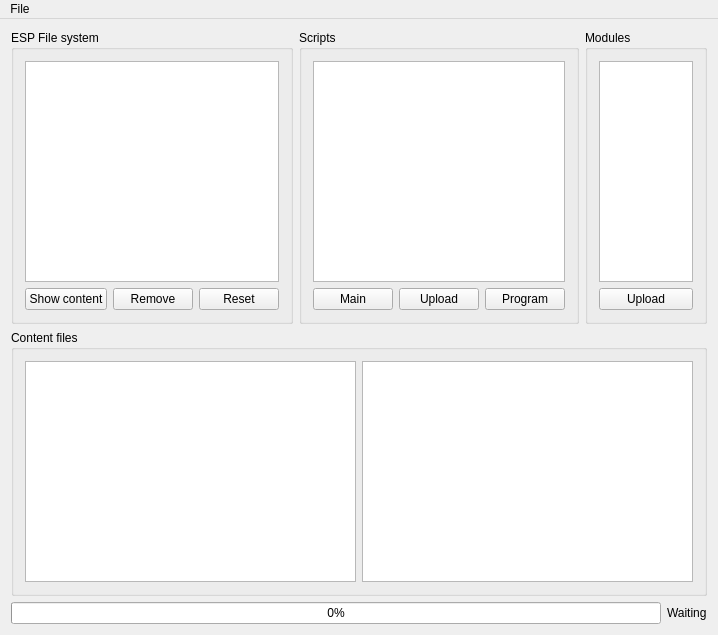
<?xml version="1.0" encoding="UTF-8"?>
<ui version="4.0">
 <class>MainWindow</class>
 <widget class="QMainWindow" name="MainWindow">
  <property name="geometry">
   <rect>
    <x>0</x>
    <y>0</y>
    <width>718</width>
    <height>635</height>
   </rect>
  </property>
  <property name="windowTitle">
   <string>MainWindow</string>
  </property>
  <property name="windowIcon">
   <iconset resource="icons.qrc">
    <normaloff>:/Icons/Icons/file.ico</normaloff>:/Icons/Icons/file.ico</iconset>
  </property>
  <widget class="QWidget" name="centralWidget">
   <layout class="QVBoxLayout" name="verticalLayout_8">
    <item>
     <layout class="QVBoxLayout" name="verticalLayout_7">
      <item>
       <layout class="QHBoxLayout" name="horizontalLayout_4">
        <item>
         <widget class="QGroupBox" name="groupBox">
          <property name="title">
           <string>ESP File system</string>
          </property>
          <layout class="QHBoxLayout" name="horizontalLayout_2">
           <item>
            <layout class="QVBoxLayout" name="verticalLayout">
             <item>
              <widget class="QListWidget" name="listFilesESP"/>
             </item>
             <item>
              <layout class="QHBoxLayout" name="horizontalLayout">
               <item>
                <widget class="QPushButton" name="btnContent">
                 <property name="text">
                  <string>Show content</string>
                 </property>
                </widget>
               </item>
               <item>
                <widget class="QPushButton" name="btnRemove">
                 <property name="text">
                  <string>Remove</string>
                 </property>
                </widget>
               </item>
               <item>
                <widget class="QPushButton" name="btnReset">
                 <property name="text">
                  <string>Reset</string>
                 </property>
                </widget>
               </item>
              </layout>
             </item>
            </layout>
           </item>
          </layout>
         </widget>
        </item>
        <item>
         <widget class="QGroupBox" name="groupBox_2">
          <property name="title">
           <string>Scripts </string>
          </property>
          <layout class="QVBoxLayout" name="verticalLayout_3">
           <item>
            <layout class="QVBoxLayout" name="verticalLayout_2">
             <item>
              <widget class="QListWidget" name="listScripts"/>
             </item>
             <item>
              <layout class="QHBoxLayout" name="horizontalLayout_3">
               <item>
                <widget class="QPushButton" name="btnSetMain">
                 <property name="text">
                  <string>Main</string>
                 </property>
                </widget>
               </item>
               <item>
                <widget class="QPushButton" name="btnUploadESP">
                 <property name="text">
                  <string>Upload</string>
                 </property>
                </widget>
               </item>
               <item>
                <widget class="QPushButton" name="btnProgram">
                 <property name="text">
                  <string>Program</string>
                 </property>
                </widget>
               </item>
              </layout>
             </item>
            </layout>
           </item>
          </layout>
         </widget>
        </item>
        <item>
         <widget class="QGroupBox" name="groupBox_3">
          <property name="title">
           <string>Modules</string>
          </property>
          <layout class="QVBoxLayout" name="verticalLayout_5">
           <item>
            <layout class="QVBoxLayout" name="verticalLayout_4">
             <item>
              <widget class="QListWidget" name="listModule"/>
             </item>
             <item>
              <widget class="QPushButton" name="btnUploadModule">
               <property name="text">
                <string>Upload</string>
               </property>
              </widget>
             </item>
            </layout>
           </item>
          </layout>
         </widget>
        </item>
       </layout>
      </item>
      <item>
       <layout class="QVBoxLayout" name="verticalLayout_6">
        <item>
         <widget class="QGroupBox" name="groupBox_4">
          <property name="title">
           <string>Content files</string>
          </property>
          <layout class="QHBoxLayout" name="horizontalLayout_5">
           <item>
            <widget class="QTextEdit" name="txtbox"/>
           </item>
           <item>
            <widget class="QTextEdit" name="txtConsole"/>
           </item>
          </layout>
         </widget>
        </item>
        <item>
         <layout class="QHBoxLayout" name="horizontalLayout_6">
          <item>
           <widget class="QProgressBar" name="progressProgramming">
            <property name="value">
             <number>0</number>
            </property>
           </widget>
          </item>
          <item>
           <widget class="QLabel" name="lblProgram">
            <property name="text">
             <string>Waiting</string>
            </property>
           </widget>
          </item>
         </layout>
        </item>
       </layout>
      </item>
     </layout>
    </item>
   </layout>
  </widget>
  <widget class="QMenuBar" name="menuBar">
   <property name="geometry">
    <rect>
     <x>0</x>
     <y>0</y>
     <width>718</width>
     <height>20</height>
    </rect>
   </property>
   <widget class="QMenu" name="menuFile">
    <property name="title">
     <string>File</string>
    </property>
    <addaction name="actionScript_folder"/>
    <addaction name="actionLibrary_folder"/>
   </widget>
   <addaction name="menuFile"/>
  </widget>
  <action name="actionScript_folder">
   <property name="text">
    <string>Script folder</string>
   </property>
  </action>
  <action name="actionLibrary_folder">
   <property name="text">
    <string>Module folder</string>
   </property>
  </action>
 </widget>
 <layoutdefault spacing="6" margin="11"/>
 <resources>
  <include location="icons.qrc"/>
 </resources>
 <connections/>
</ui>
